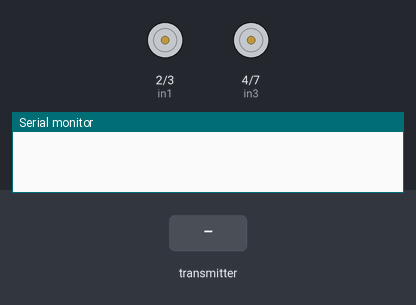
This sketch was run on a simulated Arduino Uno, built with avr-gcc and run on an emulated ATmega328P. Shown: motor-driver pin pairs drawn as motors (green arrow = first pin HIGH = forward, orange = second pin HIGH = backward, longer = more drive, scaled by the enable pin), the last lines printed to the serial monitor. The test bench sets the inputs (shaded band). No radio packets arrive unless stated.

Above: at 1.2 s.
1.3 s: the transmitter starts sending recieved_data.0 = 0
At 2.5 s:
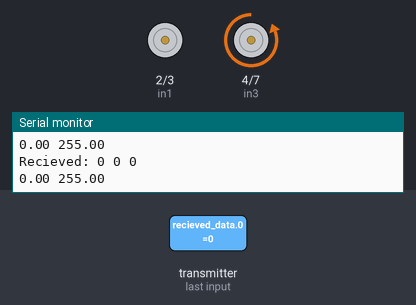
2.8 s: the transmitter starts sending recieved_data.1 = 512
At 3.7 s:
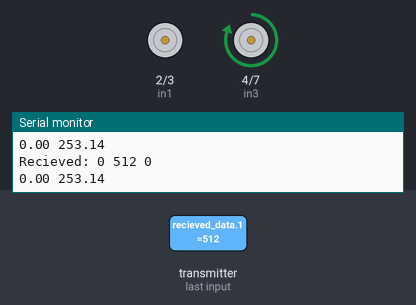
4.3 s: the transmitter starts sending recieved_data.0 = 1023
At 4.9 s:
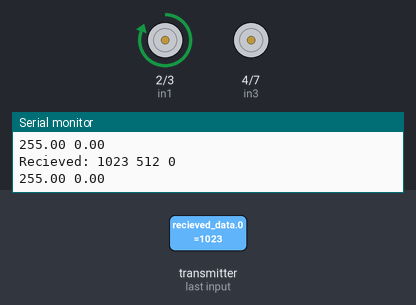
5.8 s: the transmitter starts sending recieved_data.1 = 256
At 7.0 s:
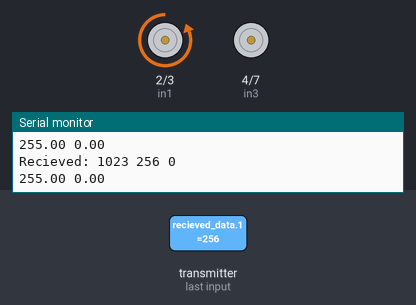
7.3 s: the transmitter starts sending recieved_data.0 = 256
At 8.4 s:
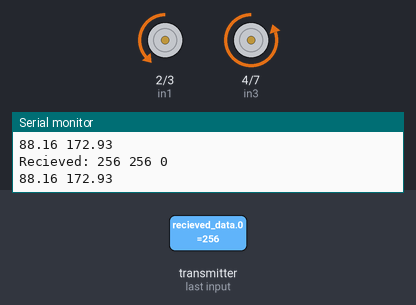
8.8 s: the transmitter starts sending recieved_data.1 = 0
At 9.5 s:
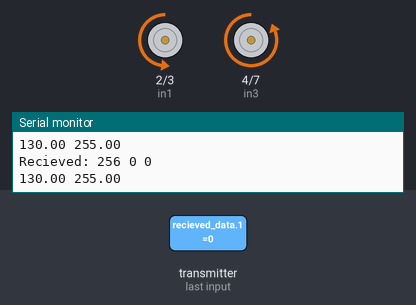
Timing chart, 0 to 11.3 s (numbered marks = the images above; inputs shaded):
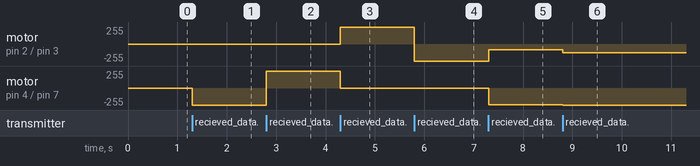

The sketch:

CarRemoteR.ino
```cpp
#include <SPI.h>
#include "nRF24L01.h"
#include "RF24.h"

RF24 radio(9, 10);//подключаем нрф CE к 9, CS к 10

byte address[][1] = {"1Node"}; //возможные номера труб
int recieved_data[3];//массив получаемых данных, первый по оси Х (лево/право), второй по У (вперед назад), третий - нажатие кнопки
int forward = 495;//в расслабленном состоянии джостик выдает первое значение
int sideway = 506;//второе значение
//у джостика диапазон от 0 до 1023

void setup() {
  Serial.begin(115200); //открываем порт для связи с ПК
  radio.begin(); //активировать радио модуль
  radio.setAutoAck(1); //режим подтверждения приёма, 1 вкл 0 выкл
  radio.setRetries(0, 15); //(время между попыткой достучаться, число попыток)
  radio.enableAckPayload(); //разрешить отсылку данных в ответ на входящий сигнал
  radio.setPayloadSize(32); //размер пакета, в байтах
  radio.openReadingPipe(1, address[0]);     //хотим слушать трубу 0
  radio.setChannel(0x60);  //выбираем канал (в котором нет шумов!)
  radio.setPALevel (RF24_PA_MAX); //уровень мощности передатчика. На выбор RF24_PA_MIN, RF24_PA_LOW, RF24_PA_HIGH, RF24_PA_MAX
  radio.setDataRate (RF24_250KBPS); //скорость обмена. На выбор RF24_2MBPS, RF24_1MBPS, RF24_250KBPS
  //должна быть одинакова на приёмнике и передатчике!
  //при самой низкой скорости имеем самую высокую чувствительность и дальность!!
  radio.powerUp(); //начать работу
  radio.startListening();  //начинаем слушать эфир, мы приёмный модуль
  pinMode(2, OUTPUT); //in1
  pinMode(3, OUTPUT); //in2
  pinMode(6, OUTPUT); //en1
  pinMode(4, OUTPUT); //in3
  pinMode(7, OUTPUT); //in4
  pinMode(5, OUTPUT); //en2

  //биты in1 и in2 отвечают за логику направления движения двигателя, 10-вперед, 01-назад
}

void loop() {
  byte pipeNo;
  while ( radio.available(&pipeNo)) {  // слушаем эфир со всех труб
    radio.read( &recieved_data, sizeof(recieved_data) ); // чиатем входящий сигнал

    Serial.print("Recieved: ");
    Serial.print(recieved_data[0]);
    Serial.print(" ");
    Serial.print(recieved_data[1]);
    Serial.print(" ");
    Serial.println(recieved_data[2]);

    double outputL = 0.0;
    double outputR = 0.0;

    int input1 = recieved_data[0];
    int input2 = recieved_data[1];

    if (input1 > sideway) {
      if (input2 > forward) {
        outputL = CalcVector(input1 - sideway, input2 - forward);
      } else {
        outputL = -1.0 * CalcVector(input1 - sideway, input2 - forward);
      }
      outputR = abs(outputL);
      if (input2 > forward) {
        outputR = CalcSide(input1 - sideway, outputR * 2.0);
      } else {
        outputR = -1.0 * CalcSide(input1 - sideway, outputR * 2.0);
      }
    } else {
      if (input2 > forward) {
        outputR = CalcVector(sideway - input1, input2 - forward);
      } else {
        outputR = -1.0 * CalcVector(sideway - input1, input2 - forward);
      }
      outputL = abs(outputR);
      if (input2 > forward) {
        outputL = CalcSide(sideway - input1, outputL * 2.0);
      } else {
        outputL = -1.0 * CalcSide(sideway - input1, outputL * 2.0);
      }
    }

    if (outputL < -20) {
      digitalWrite(2, LOW);
      digitalWrite(3, HIGH);
    }
    if (outputL > 20) {
      digitalWrite(2, HIGH);
      digitalWrite(3, LOW);
    }
    if (outputR < -20) {
      digitalWrite(4, LOW);
      digitalWrite(7, HIGH);
    }
    if (outputR > 20) {
      digitalWrite(4, HIGH);
      digitalWrite(7, LOW);
    }
    if (abs(outputL) < 20) {
      digitalWrite(2, LOW);
      digitalWrite(3, LOW);
      outputL = 0;
    }
    if (abs(outputR) < 20) {
      digitalWrite(4, LOW);
      digitalWrite(7, LOW);
      outputR = 0;
    }
    if (abs(outputL) > 255) {
      outputL = 255;
    }
    if (abs(outputR) > 255) {
      outputR = 255;
    }
    outputL = abs(outputL);
    outputR = abs(outputR);

    analogWrite(6, outputL);
    analogWrite(5, outputR);
    Serial.print(outputL);
    Serial.print(" ");
    Serial.println(outputR);
  }
}

double CalcVector(double x, double y) {
  double output = sqrt(x * x + y * y) / 2.0;
  if (output > 255.0)
    output = 255.0;
  return output;
}

double CalcSide(double x, double vector) {
  vector /= 2;
  x /= 2;
  return vector - x * vector / 255;

}
```

Measured:
- after the input at 1.3 s, motor on pin 4 (in3) / pin 7 (in4): stopped → backward 255/255 at once
- after the input at 2.8 s, motor on pin 4 (in3) / pin 7 (in4): backward 255/255 → forward 253/255 at once
- after the input at 4.3 s, motor on pin 2 (in1) / pin 3 (in2): stopped → forward 255/255 at once; motor on pin 4 (in3) / pin 7 (in4): forward 253/255 → stopped at once
- after the input at 5.8 s, motor on pin 2 (in1) / pin 3 (in2): forward 255/255 → backward 255/255 at once
- after the input at 7.3 s, motor on pin 2 (in1) / pin 3 (in2): backward 255/255 → backward 88/255 at once; motor on pin 4 (in3) / pin 7 (in4): stopped → backward 253/255 at once
- after the input at 8.8 s, motor on pin 2 (in1) / pin 3 (in2): backward 88/255 → backward 130/255 at once; motor on pin 4 (in3) / pin 7 (in4): backward 253/255 → backward 255/255 at once
